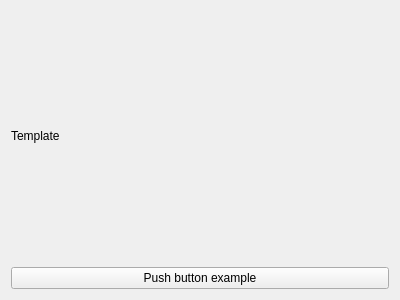
<?xml version="1.0" encoding="UTF-8"?>
<ui version="4.0">
 <class>Form</class>
 <widget class="QWidget" name="Form">
  <property name="geometry">
   <rect>
    <x>0</x>
    <y>0</y>
    <width>400</width>
    <height>300</height>
   </rect>
  </property>
  <property name="windowTitle">
   <string>Form</string>
  </property>
  <layout class="QGridLayout" name="gridLayout_2">
   <item row="0" column="0">
    <widget class="QLabel" name="label">
     <property name="text">
      <string>Template</string>
     </property>
    </widget>
   </item>
   <item row="1" column="0">
    <widget class="QPushButton" name="pushButton">
     <property name="text">
      <string>Push button example</string>
     </property>
    </widget>
   </item>
  </layout>
 </widget>
 <resources/>
 <connections/>
</ui>
